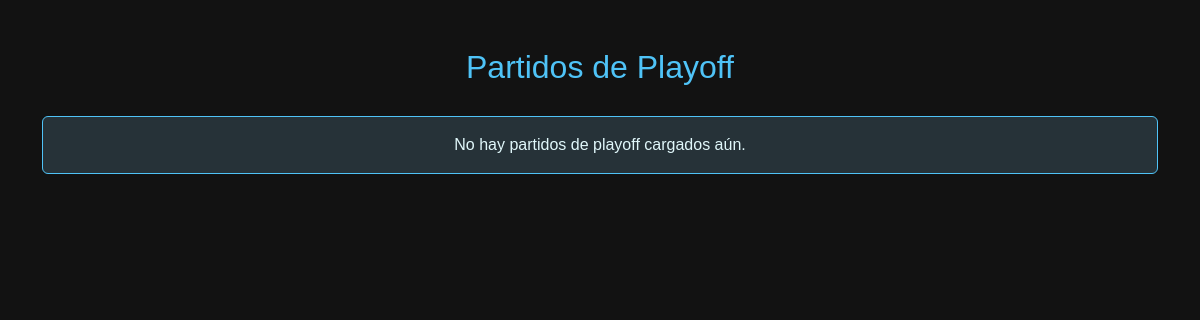
Before: /playoff/partidos with the older database file.
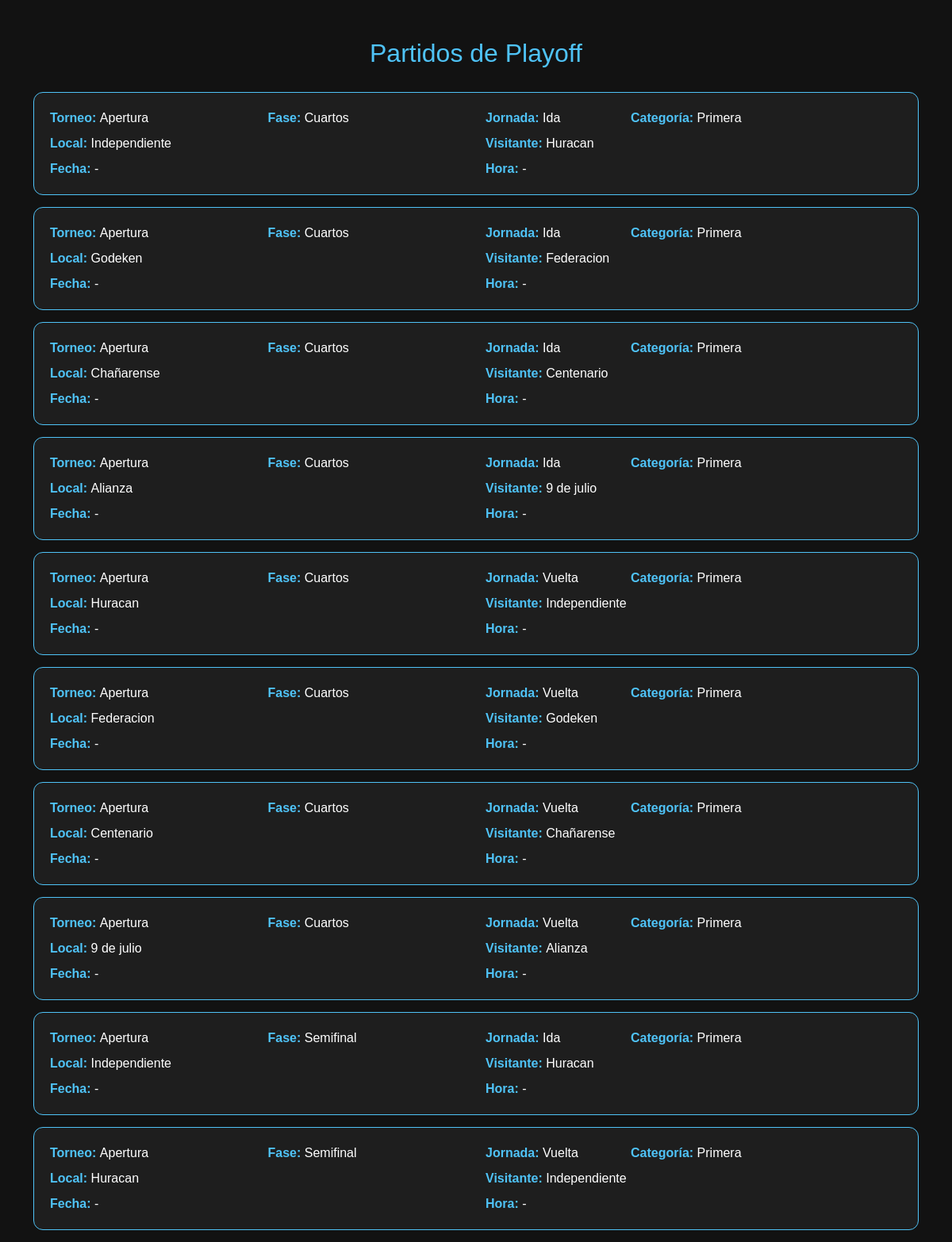
After: the same page with the newer database file.
### app/models/models.py (models this page shows, shortened)
class Partido(db.Model):
    __tablename__ = 'partido'
    id = db.Column(db.Integer, primary_key=True)
    fecha_partido = db.Column(db.Date, nullable=True)
    hora_partido = db.Column(db.Time, nullable=True)
    jornada = db.Column(db.Integer, nullable=False)
    categoria = db.Column(db.String(20), nullable=False)
    torneo_id = db.Column(db.Integer, db.ForeignKey('torneo.id'), nullable=True)
    fase_id = db.Column(db.Integer, db.ForeignKey('fase.id'), nullable=True)
    equipo_local_id = db.Column(db.Integer, db.ForeignKey('equipo.id'), nullable=False)
    equipo_visitante_id = db.Column(db.Integer, db.ForeignKey('equipo.id'), nullable=False)
    goles_local = db.Column(db.Integer, default=0, nullable=False)
    goles_visitante = db.Column(db.Integer, default=0, nullable=False)
    jugado = db.Column(db.Boolean, default=False, nullable=False)
    equipo_local = db.relationship(
        'Equipo',
        foreign_keys=[equipo_local_id],
        back_populates='partidos_local'
    )
    equipo_visitante = db.relationship(
        'Equipo',
        foreign_keys=[equipo_visitante_id],
        back_populates='partidos_visitante'
    )
    torneo = db.relationship('Torneo', back_populates='partidos')
    fase = db.relationship('Fase', back_populates='partidos')
    estadisticas_jugadores = db.relationship(
        'EstadoJugadorPartido',
        back_populates='partido',
        lazy='select',
        cascade='all, delete-orphan'
    )

class Torneo(db.Model):
    __tablename__ = 'torneo'
    id = db.Column(db.Integer, primary_key=True)
    nombre = db.Column(db.String(50), nullable=False)  # Apertura / Clausura
    temporada_id = db.Column(db.Integer, db.ForeignKey('temporada.id'), nullable=False)
    temporada = db.relationship('Temporada', back_populates='torneos')
    partidos = db.relationship('Partido', back_populates='torneo')

class Fase(db.Model):
    __tablename__ = 'fase'
    id = db.Column(db.Integer, primary_key=True)
    nombre = db.Column(db.String(50), nullable=False)
    orden = db.Column(db.Integer, nullable=False, default=0)  # si no definiste, poner default
    torneo_id = db.Column(db.Integer, db.ForeignKey('torneo.id'), nullable=False)
    ida_vuelta = db.Column(db.Boolean, default=False, nullable=False)
    partidos = db.relationship('Partido', back_populates='fase')

class Club(db.Model):
    __tablename__ = 'club'
    id = db.Column(db.Integer, primary_key=True)
    nombre = db.Column(db.String(150), nullable=False, unique=True)
    localidad = db.Column(db.String(120), nullable=True)
    escudo_url = db.Column(db.String(300), nullable=True)
    equipos = db.relationship('Equipo', back_populates='club', lazy='select', cascade='all, delete-orphan')

### app/routes/views.py (the view)
@views.route("/playoff/partidos", methods=["GET"])
def vista_partidos_playoff():
    torneos = Torneo.query.order_by(Torneo.id.desc()).all()
    fases_list = Fase.query.filter(Fase.nombre.in_([
        "Cuartos", "Semifinal", "Final", "Finalísima"
    ])).order_by(Fase.orden).all()
    fases_dict = {}
    for fase in fases_list:
        if fase.nombre not in fases_dict:
            fases_dict[fase.nombre] = fase
    fases = list(fases_dict.values())
    partidos = (
        Partido.query
        .join(Fase)
        .join(Torneo, Partido.torneo_id == Torneo.id)
        .filter(Fase.nombre.in_([
            "Cuartos", "Semifinal", "Final", "Finalísima"
        ]))
        .order_by(Torneo.id.desc(), Fase.orden, Partido.jornada)
        .all()
    )
    return render_template(
        "plantillasAdmin/ver_partidos_playoff.html",
        torneos=torneos,
        fases=fases,
        partidos=partidos
    )

### app/templates/plantillasAdmin/ver_partidos_playoff.html (shortened to what this page needs)
<!doctype html>
<html lang="es">
<head>
<link href="https://cdn.jsdelivr.net/npm/bootstrap@5.3.3/dist/css/bootstrap.min.css" rel="stylesheet">
</head>
<body>
<div class="container mt-5">
    <h2>Partidos de Playoff</h2>
    {% if partidos %}
        {% for p in partidos %}
        <div class="card">
            <div class="row">
                <div class="col-md-3"><strong>Torneo:</strong> <span>{{ p.torneo.nombre }}</span></div>
                <div class="col-md-3"><strong>Fase:</strong> <span>{{ p.fase.nombre }}</span></div>
                <div class="col-md-2"><strong>Jornada:</strong> <span>{% if p.fase.ida_vuelta %}{{ "Ida" if p.jornada==1 else "Vuelta" }}{% else %}Único{% endif %}</span></div>
                <div class="col-md-2"><strong>Categoría:</strong> <span>{{ p.categoria|capitalize }}</span></div>
            </div>
            <div class="row mt-2">
                <div class="col-md-6"><strong>Local:</strong> <span>{{ p.equipo_local.club.nombre }}</span></div>
                <div class="col-md-6"><strong>Visitante:</strong> <span>{{ p.equipo_visitante.club.nombre }}</span></div>
            </div>
            <div class="row mt-2">
                <div class="col-md-6"><strong>Fecha:</strong> <span>{{ p.fecha_partido or "-" }}</span></div>
                <div class="col-md-6"><strong>Hora:</strong> <span>{{ p.hora_partido or "-" }}</span></div>
            </div>
        </div>
        {% endfor %}
    {% else %}
        <div class="alert alert-info text-center">
            No hay partidos de playoff cargados aún.
        </div>
    {% endif %}
</div>
</body>
</html>

### app/templates/plantillasAdmin/ver_partidos_playoff.html (style rules this page uses)
body { background: #121212; color: #f5f5f5; font-family: Arial, sans-serif; }
h2 { color: #4fc3f7; margin-bottom: 30px; text-align: center; }
.card { background: #1e1e1e; border: 1px solid #4fc3f7; border-radius: 12px; padding: 20px; margin-bottom: 15px; }
.card strong { color: #4fc3f7; }
.card span { color: #ffffff; font-weight: 500; }
.row + .row { margin-top: 10px; }

Changed rows visible on the page:
added Partido: torneo.nombre "Apertura", fase.nombre "Cuartos", jornada "Ida", categoria "Primera", equipo_local.club.nombre "Independiente", equipo_visitante.club.nombre "Huracan", fecha_partido "-", hora_partido "-"
added Partido: torneo.nombre "Apertura", fase.nombre "Cuartos", jornada "Ida", categoria "Primera", equipo_local.club.nombre "Godeken", equipo_visitante.club.nombre "Federacion", fecha_partido "-", hora_partido "-"
added Partido: torneo.nombre "Apertura", fase.nombre "Cuartos", jornada "Ida", categoria "Primera", equipo_local.club.nombre "Chañarense", equipo_visitante.club.nombre "Centenario", fecha_partido "-", hora_partido "-"
added Partido: torneo.nombre "Apertura", fase.nombre "Cuartos", jornada "Ida", categoria "Primera", equipo_local.club.nombre "Alianza", equipo_visitante.club.nombre "9 de julio", fecha_partido "-", hora_partido "-"
added Partido: torneo.nombre "Apertura", fase.nombre "Cuartos", jornada "Vuelta", categoria "Primera", equipo_local.club.nombre "Huracan", equipo_visitante.club.nombre "Independiente", fecha_partido "-", hora_partido "-"
added Partido: torneo.nombre "Apertura", fase.nombre "Cuartos", jornada "Vuelta", categoria "Primera", equipo_local.club.nombre "Federacion", equipo_visitante.club.nombre "Godeken", fecha_partido "-", hora_partido "-"
added Partido: torneo.nombre "Apertura", fase.nombre "Cuartos", jornada "Vuelta", categoria "Primera", equipo_local.club.nombre "Centenario", equipo_visitante.club.nombre "Chañarense", fecha_partido "-", hora_partido "-"
added Partido: torneo.nombre "Apertura", fase.nombre "Cuartos", jornada "Vuelta", categoria "Primera", equipo_local.club.nombre "9 de julio", equipo_visitante.club.nombre "Alianza", fecha_partido "-", hora_partido "-"
added Partido: torneo.nombre "Apertura", fase.nombre "Semifinal", jornada "Ida", categoria "Primera", equipo_local.club.nombre "Independiente", equipo_visitante.club.nombre "Huracan", fecha_partido "-", hora_partido "-"
added Partido: torneo.nombre "Apertura", fase.nombre "Semifinal", jornada "Vuelta", categoria "Primera", equipo_local.club.nombre "Huracan", equipo_visitante.club.nombre "Independiente", fecha_partido "-", hora_partido "-"
Other visible differences:
text no longer shown: "No hay partidos de playoff cargados aún."
